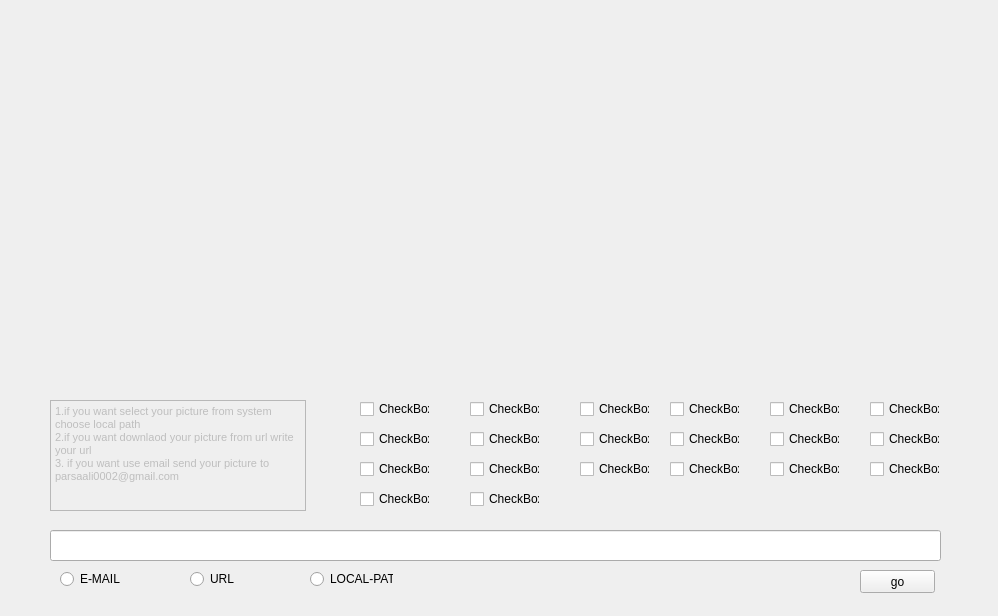
<?xml version="1.0" encoding="UTF-8"?>
<ui version="4.0">
 <class>Form</class>
 <widget class="QWidget" name="Form">
  <property name="geometry">
   <rect>
    <x>0</x>
    <y>0</y>
    <width>998</width>
    <height>616</height>
   </rect>
  </property>
  <property name="minimumSize">
   <size>
    <width>998</width>
    <height>616</height>
   </size>
  </property>
  <property name="maximumSize">
   <size>
    <width>998</width>
    <height>616</height>
   </size>
  </property>
  <property name="windowTitle">
   <string>Form</string>
  </property>
  <widget class="QPushButton" name="pushButton">
   <property name="geometry">
    <rect>
     <x>70</x>
     <y>40</y>
     <width>411</width>
     <height>311</height>
    </rect>
   </property>
   <property name="styleSheet">
    <string notr="true">border:1px</string>
   </property>
   <property name="text">
    <string/>
   </property>
   <property name="icon">
    <iconset>
     <normaloff>image001.jpg</normaloff>image001.jpg</iconset>
   </property>
   <property name="iconSize">
    <size>
     <width>300</width>
     <height>300</height>
    </size>
   </property>
   <property name="flat">
    <bool>true</bool>
   </property>
  </widget>
  <widget class="QPushButton" name="pushButton_2">
   <property name="enabled">
    <bool>true</bool>
   </property>
   <property name="geometry">
    <rect>
     <x>530</x>
     <y>40</y>
     <width>411</width>
     <height>311</height>
    </rect>
   </property>
   <property name="styleSheet">
    <string notr="true">border:1px</string>
   </property>
   <property name="text">
    <string/>
   </property>
   <property name="icon">
    <iconset>
     <normaloff>image001.jpg</normaloff>image001.jpg</iconset>
   </property>
   <property name="iconSize">
    <size>
     <width>300</width>
     <height>300</height>
    </size>
   </property>
   <property name="flat">
    <bool>true</bool>
   </property>
  </widget>
  <widget class="QLineEdit" name="lineEdit">
   <property name="geometry">
    <rect>
     <x>50</x>
     <y>530</y>
     <width>891</width>
     <height>31</height>
    </rect>
   </property>
   <property name="text">
    <string/>
   </property>
  </widget>
  <widget class="QRadioButton" name="radioButton">
   <property name="geometry">
    <rect>
     <x>60</x>
     <y>570</y>
     <width>83</width>
     <height>18</height>
    </rect>
   </property>
   <property name="text">
    <string>E-MAIL</string>
   </property>
  </widget>
  <widget class="QRadioButton" name="radioButton_2">
   <property name="geometry">
    <rect>
     <x>190</x>
     <y>570</y>
     <width>83</width>
     <height>18</height>
    </rect>
   </property>
   <property name="text">
    <string>URL</string>
   </property>
  </widget>
  <widget class="QRadioButton" name="radioButton_3">
   <property name="geometry">
    <rect>
     <x>310</x>
     <y>570</y>
     <width>83</width>
     <height>18</height>
    </rect>
   </property>
   <property name="text">
    <string>LOCAL-PATH</string>
   </property>
  </widget>
  <widget class="QTextBrowser" name="textBrowser">
   <property name="enabled">
    <bool>false</bool>
   </property>
   <property name="geometry">
    <rect>
     <x>50</x>
     <y>400</y>
     <width>256</width>
     <height>111</height>
    </rect>
   </property>
   <property name="styleSheet">
    <string notr="true"/>
   </property>
   <property name="html">
    <string>&lt;!DOCTYPE HTML PUBLIC &quot;-//W3C//DTD HTML 4.0//EN&quot; &quot;http://www.w3.org/TR/REC-html40/strict.dtd&quot;&gt;
&lt;html&gt;&lt;head&gt;&lt;meta name=&quot;qrichtext&quot; content=&quot;1&quot; /&gt;&lt;style type=&quot;text/css&quot;&gt;
p, li { white-space: pre-wrap; }
&lt;/style&gt;&lt;/head&gt;&lt;body style=&quot; font-family:'MS Shell Dlg 2'; font-size:7.875pt; font-weight:400; font-style:normal;&quot;&gt;
&lt;p style=&quot; margin-top:0px; margin-bottom:0px; margin-left:0px; margin-right:0px; -qt-block-indent:0; text-indent:0px;&quot;&gt;1.if you want select your picture from system choose local path  &lt;/p&gt;
&lt;p style=&quot; margin-top:0px; margin-bottom:0px; margin-left:0px; margin-right:0px; -qt-block-indent:0; text-indent:0px;&quot;&gt;2.if you want downlaod your picture from url write your url&lt;/p&gt;
&lt;p style=&quot; margin-top:0px; margin-bottom:0px; margin-left:0px; margin-right:0px; -qt-block-indent:0; text-indent:0px;&quot;&gt;3. if you want use email send your picture to parsaali0002@gmail.com &lt;/p&gt;&lt;/body&gt;&lt;/html&gt;</string>
   </property>
  </widget>
  <widget class="QPushButton" name="pushButton_3">
   <property name="geometry">
    <rect>
     <x>860</x>
     <y>570</y>
     <width>75</width>
     <height>23</height>
    </rect>
   </property>
   <property name="text">
    <string>go</string>
   </property>
  </widget>
  <widget class="QCheckBox" name="checkBox">
   <property name="geometry">
    <rect>
     <x>360</x>
     <y>400</y>
     <width>70</width>
     <height>18</height>
    </rect>
   </property>
   <property name="text">
    <string>CheckBox</string>
   </property>
  </widget>
  <widget class="QCheckBox" name="checkBox_2">
   <property name="geometry">
    <rect>
     <x>470</x>
     <y>400</y>
     <width>70</width>
     <height>18</height>
    </rect>
   </property>
   <property name="text">
    <string>CheckBox</string>
   </property>
  </widget>
  <widget class="QCheckBox" name="checkBox_3">
   <property name="geometry">
    <rect>
     <x>580</x>
     <y>400</y>
     <width>70</width>
     <height>18</height>
    </rect>
   </property>
   <property name="text">
    <string>CheckBox</string>
   </property>
  </widget>
  <widget class="QCheckBox" name="checkBox_4">
   <property name="geometry">
    <rect>
     <x>670</x>
     <y>400</y>
     <width>70</width>
     <height>18</height>
    </rect>
   </property>
   <property name="text">
    <string>CheckBox</string>
   </property>
  </widget>
  <widget class="QCheckBox" name="checkBox_5">
   <property name="geometry">
    <rect>
     <x>770</x>
     <y>400</y>
     <width>70</width>
     <height>18</height>
    </rect>
   </property>
   <property name="text">
    <string>CheckBox</string>
   </property>
  </widget>
  <widget class="QCheckBox" name="checkBox_6">
   <property name="geometry">
    <rect>
     <x>870</x>
     <y>400</y>
     <width>70</width>
     <height>18</height>
    </rect>
   </property>
   <property name="text">
    <string>CheckBox</string>
   </property>
  </widget>
  <widget class="QCheckBox" name="checkBox_7">
   <property name="geometry">
    <rect>
     <x>360</x>
     <y>430</y>
     <width>70</width>
     <height>18</height>
    </rect>
   </property>
   <property name="text">
    <string>CheckBox</string>
   </property>
  </widget>
  <widget class="QCheckBox" name="checkBox_8">
   <property name="geometry">
    <rect>
     <x>470</x>
     <y>430</y>
     <width>70</width>
     <height>18</height>
    </rect>
   </property>
   <property name="text">
    <string>CheckBox</string>
   </property>
  </widget>
  <widget class="QCheckBox" name="checkBox_9">
   <property name="geometry">
    <rect>
     <x>580</x>
     <y>430</y>
     <width>70</width>
     <height>18</height>
    </rect>
   </property>
   <property name="text">
    <string>CheckBox</string>
   </property>
  </widget>
  <widget class="QCheckBox" name="checkBox_10">
   <property name="geometry">
    <rect>
     <x>670</x>
     <y>430</y>
     <width>70</width>
     <height>18</height>
    </rect>
   </property>
   <property name="text">
    <string>CheckBox</string>
   </property>
  </widget>
  <widget class="QCheckBox" name="checkBox_11">
   <property name="geometry">
    <rect>
     <x>770</x>
     <y>430</y>
     <width>70</width>
     <height>18</height>
    </rect>
   </property>
   <property name="text">
    <string>CheckBox</string>
   </property>
  </widget>
  <widget class="QCheckBox" name="checkBox_12">
   <property name="geometry">
    <rect>
     <x>870</x>
     <y>430</y>
     <width>70</width>
     <height>18</height>
    </rect>
   </property>
   <property name="text">
    <string>CheckBox</string>
   </property>
  </widget>
  <widget class="QCheckBox" name="checkBox_13">
   <property name="geometry">
    <rect>
     <x>770</x>
     <y>460</y>
     <width>70</width>
     <height>18</height>
    </rect>
   </property>
   <property name="text">
    <string>CheckBox</string>
   </property>
  </widget>
  <widget class="QCheckBox" name="checkBox_15">
   <property name="geometry">
    <rect>
     <x>580</x>
     <y>460</y>
     <width>70</width>
     <height>18</height>
    </rect>
   </property>
   <property name="text">
    <string>CheckBox</string>
   </property>
  </widget>
  <widget class="QCheckBox" name="checkBox_16">
   <property name="geometry">
    <rect>
     <x>470</x>
     <y>460</y>
     <width>70</width>
     <height>18</height>
    </rect>
   </property>
   <property name="text">
    <string>CheckBox</string>
   </property>
  </widget>
  <widget class="QCheckBox" name="checkBox_17">
   <property name="geometry">
    <rect>
     <x>670</x>
     <y>460</y>
     <width>70</width>
     <height>18</height>
    </rect>
   </property>
   <property name="text">
    <string>CheckBox</string>
   </property>
  </widget>
  <widget class="QCheckBox" name="checkBox_18">
   <property name="geometry">
    <rect>
     <x>360</x>
     <y>490</y>
     <width>70</width>
     <height>18</height>
    </rect>
   </property>
   <property name="text">
    <string>CheckBox</string>
   </property>
  </widget>
  <widget class="QCheckBox" name="checkBox_19">
   <property name="geometry">
    <rect>
     <x>870</x>
     <y>460</y>
     <width>70</width>
     <height>18</height>
    </rect>
   </property>
   <property name="text">
    <string>CheckBox</string>
   </property>
  </widget>
  <widget class="QCheckBox" name="checkBox_21">
   <property name="geometry">
    <rect>
     <x>360</x>
     <y>460</y>
     <width>70</width>
     <height>18</height>
    </rect>
   </property>
   <property name="text">
    <string>CheckBox</string>
   </property>
  </widget>
  <widget class="QCheckBox" name="checkBox_22">
   <property name="geometry">
    <rect>
     <x>470</x>
     <y>490</y>
     <width>70</width>
     <height>18</height>
    </rect>
   </property>
   <property name="text">
    <string>CheckBox</string>
   </property>
  </widget>
 </widget>
 <resources/>
 <connections/>
</ui>
